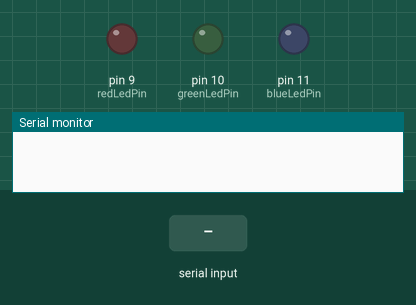
Simulated run of this sketch. Board: Arduino Uno, built with avr-gcc and run on an emulated ATmega328P. Parts: output pins drawn as LEDs (lit = HIGH), the last lines printed to the serial monitor. The inputs (shaded band) are chosen by the test bench.

Above: at 1.2 s.
1.3 s: "RED_LED:1\n" received over Serial
At 2.6 s:
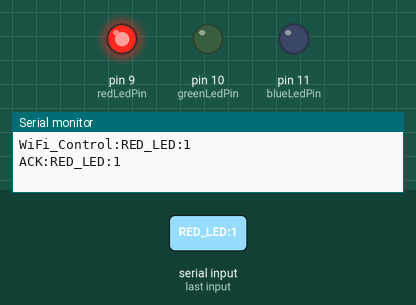
2.9 s: "GREEN_LED:1\n" received over Serial
At 3.7 s:
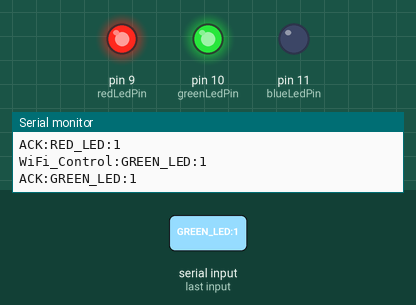
4.5 s: "BLUE_LED:1\n" received over Serial
At 5.7 s:
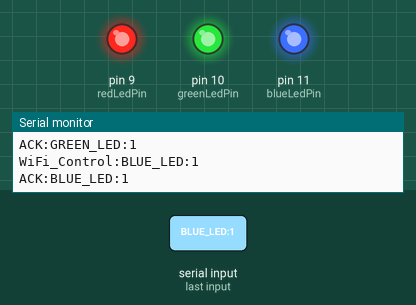
6.1 s: "RED_LED:0\n" received over Serial
At 7.4 s:
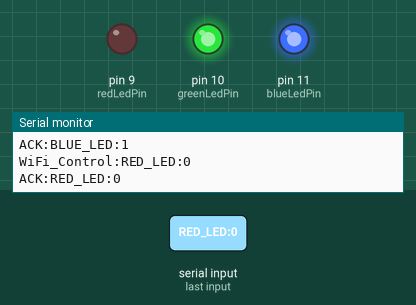
7.7 s: "GREEN_LED:0\n" received over Serial
At 8.6 s:
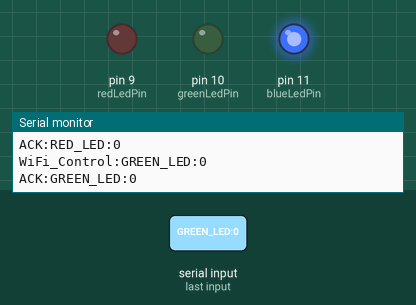
Timing chart, 0 to 10.7 s (numbered marks = the images above; inputs shaded):
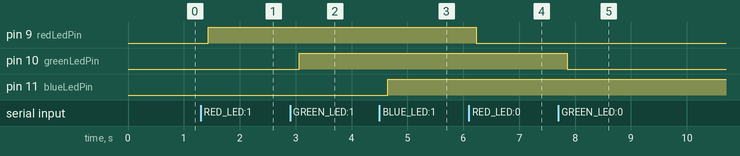

Measured:
- after the input at 1.3 s, pin 9 (redLedPin): LOW → HIGH after 0.13 s
- after the input at 2.9 s, pin 10 (greenLedPin): LOW → HIGH after 0.16 s
- after the input at 4.5 s, pin 11 (blueLedPin): LOW → HIGH after 0.15 s
- after the input at 6.1 s, pin 9 (redLedPin): HIGH → LOW after 0.13 s
- after the input at 7.7 s, pin 10 (greenLedPin): HIGH → LOW after 0.16 s

The sketch:

Smart_Lighting.ino
```cpp
// 引入SoftwareSerial库，用于创建软串口通信
#include <SoftwareSerial.h>

// 创建软串口对象，使用A5作为RX引脚接收数据，A4作为TX引脚发送数据
// 通常用于连接语音识别模块
SoftwareSerial mySerial(A5, A4);

// 定义变量用于存储从语音模块接收到的控制码
volatile int Voice_Control = 0;  // 初始化为0，确保首次判断时不触发任何指令

// 字符串变量，用于存储从WiFi模块（通过硬件串口）接收到的指令
String WiFi_Control = "";

// 定义LED连接的引脚号
int redLedPin = 9;
int greenLedPin = 10;
int blueLedPin = 11;

void setup() {
  // 初始化硬件串口，波特率设置为750（非标准值，需确保与WiFi模块一致）
  Serial.begin(750);

  // 初始化软串口，波特率9600，用于与语音模块通信
  mySerial.begin(9600);

  // 设置三色LED控制引脚为输出模式
  pinMode(redLedPin, OUTPUT);    // 红色LED
  pinMode(greenLedPin, OUTPUT);  // 绿色LED
  pinMode(blueLedPin, OUTPUT);   // 蓝色LED
}

void loop() {
  // 持续检查软串口是否有来自语音模块的数据
  while (mySerial.available()) {
    // 读取一个字节的数据（语音模块发送的通常是整数值）
    Voice_Control = mySerial.read();

    // 将接收到的语音指令通过硬件串口打印，便于调试
    Serial.print("Voice_Control:");
    Serial.println(Voice_Control);
  }

  // 检查硬件串口是否有来自WiFi模块的数据
  if (Serial.available()) {
    // 读取直到换行符的字符串（WiFi指令通常以换行结束）
    WiFi_Control = Serial.readStringUntil('\n');

    // 去除字符串首尾的空白字符（如回车、空格等）
    WiFi_Control.trim();

    // 将接收到的WiFi指令回传，便于调试
    Serial.print("WiFi_Control:");
    Serial.println(WiFi_Control);
  }

  // 根据语音指令或WiFi指令控制LED状态
  // 使用逻辑或（||）实现两种控制源均可触发相同动作

  // 控制红色LED：指令1 或 "RED_LED:1" 点亮
  if (Voice_Control == 1 || WiFi_Control == "RED_LED:1") {
    digitalWrite(redLedPin, HIGH);    // 点亮红色LED
    Serial.println("ACK:RED_LED:1");  // 发送确认信息

    // 控制红色LED：指令2 或 "RED_LED:0" 熄灭
  } else if (Voice_Control == 2 || WiFi_Control == "RED_LED:0") {
    digitalWrite(redLedPin, LOW);
    Serial.println("ACK:RED_LED:0");

    // 控制绿色LED：指令5 或 "GREEN_LED:1" 点亮
  } else if (Voice_Control == 5 || WiFi_Control == "GREEN_LED:1") {
    digitalWrite(greenLedPin, HIGH);
    Serial.println("ACK:GREEN_LED:1");

    // 控制绿色LED：指令6 或 "GREEN_LED:0" 熄灭
  } else if (Voice_Control == 6 || WiFi_Control == "GREEN_LED:0") {
    digitalWrite(greenLedPin, LOW);
    Serial.println("ACK:GREEN_LED:0");

    // 控制蓝色LED：指令7 或 "BLUE_LED:1" 点亮
  } else if (Voice_Control == 7 || WiFi_Control == "BLUE_LED:1") {
    digitalWrite(blueLedPin, HIGH);
    Serial.println("ACK:BLUE_LED:1");

    // 控制蓝色LED：指令8 或 "BLUE_LED:0" 熄灭
  } else if (Voice_Control == 8 || WiFi_Control == "BLUE_LED:0") {
    digitalWrite(blueLedPin, LOW);
    Serial.println("ACK:BLUE_LED:0");
  }

  // 清除当前指令，避免重复执行
  WiFi_Control = " ";  // 注意：赋值为空格字符串，建议改为空字符串""
  Voice_Control = 0;   // 语音指令清零
}
```
